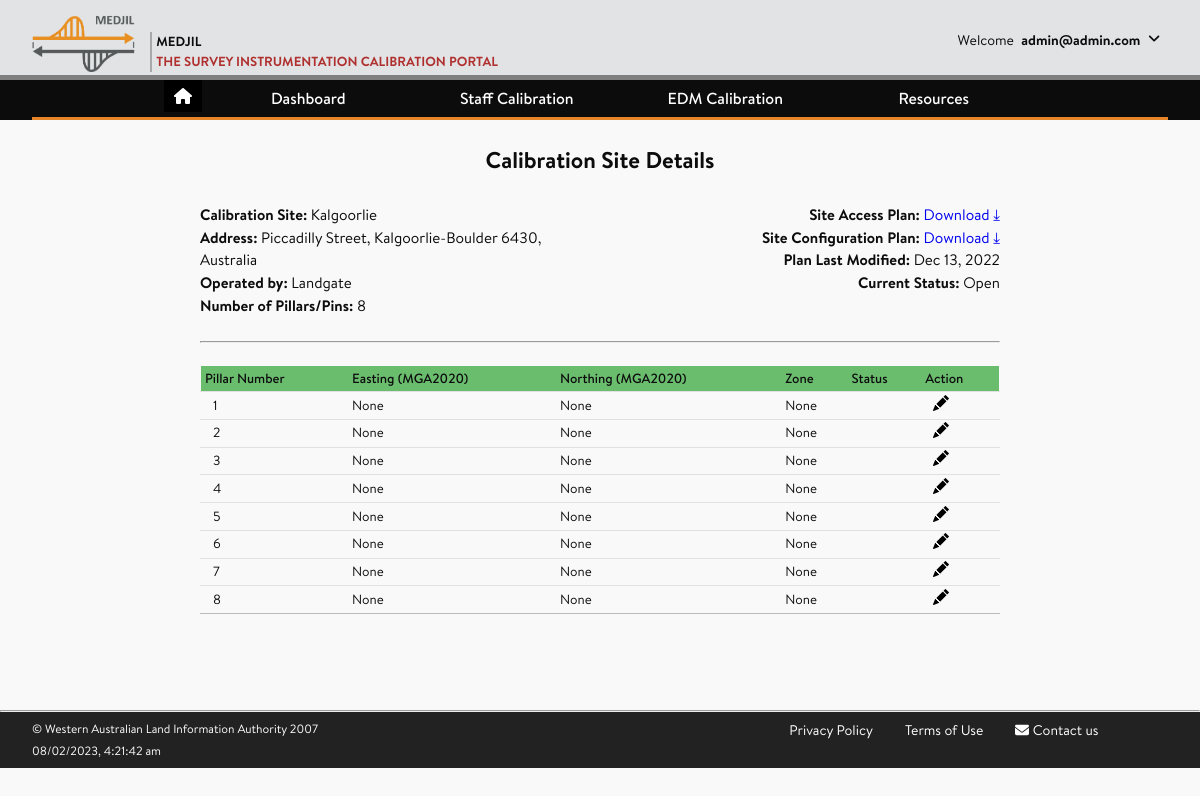
Page /calibrationsites/site/5/view/ (signed in) on the earlier database version.
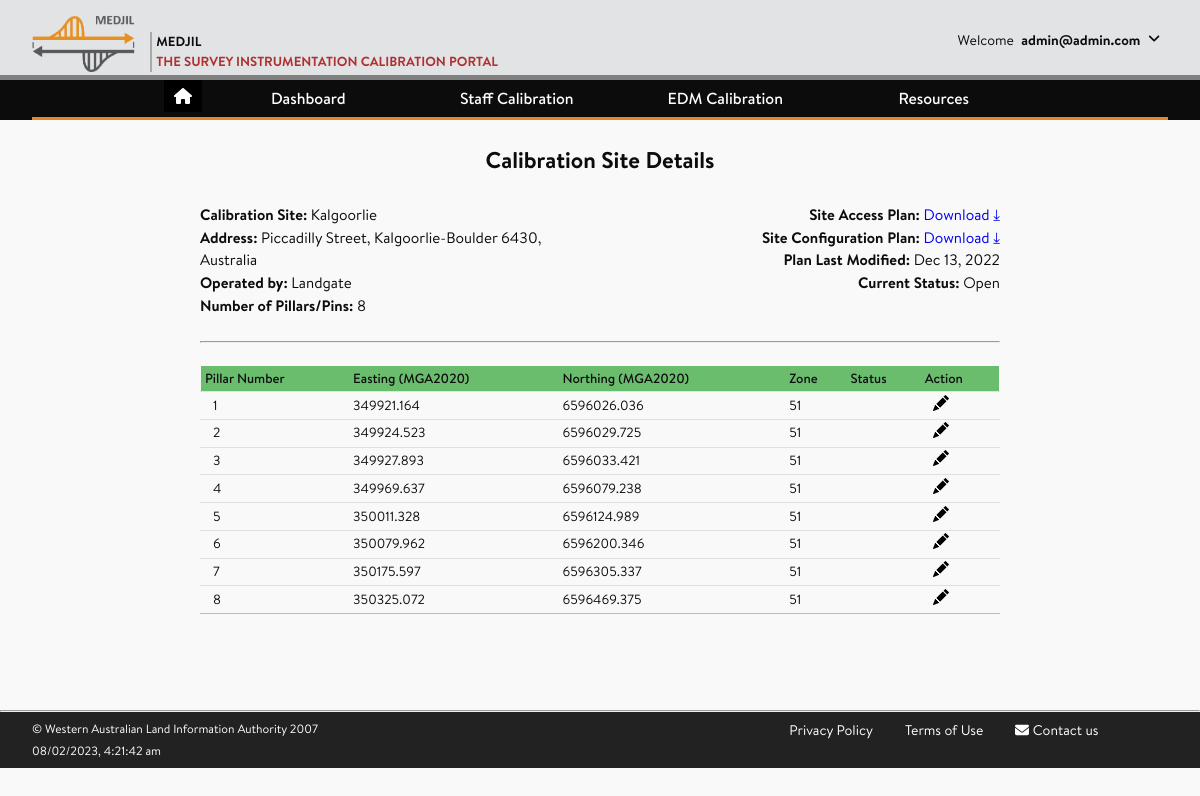
Same page on the later database version.
### accounts/models.py (models this page shows, shortened)
class CustomUser(AbstractUser):
    company = models.ForeignKey(
                                Company,
                                on_delete = models.SET_NULL,
                                blank = True,
                                null = True,
    )
    username = None
    email = LowerCaseEmailField(_('email address'),
                                max_length = 150,
                                unique=True,
                                error_messages = {
                                    'unique': _("The user with that email address already exists.")
                                })
    USERNAME_FIELD = 'email'
    REQUIRED_FIELDS = []
    objects = CustomUserManager()

class Company(models.Model):
    company_name = models.CharField(max_length=200, unique=True)
    company_abbrev = models.CharField(max_length=20)
    class Meta:
        ordering = ['company_name']
    def __str__(self):
        return self.company_name

### calibrationsites/models.py (models this page shows, shortened)
class CalibrationSite(models.Model):
    site_types = (
                (None, '--- Select Type ---'),
                ('baseline','EDM Calibration Baseline'),
                ('staff_lab', 'Staff Calibration Laboratory'),
                ('staff_range','Staff Calibration Range'),
                )
    site_type = models.CharField(max_length=20,
                                choices=site_types,
                                null=True,
                                blank=True,
                                verbose_name = 'Site Type')
    site_name = models.CharField(max_length=100,
                                    help_text = "Name for the Calibration Site",
                                    unique = True,
                                    verbose_name = 'Site Name')
    site_address = models.CharField(max_length=100,
                                        null = True,
                                        help_text = "Address for the Calibration Site, e.g., Kent Street, Curtin University",
                                        verbose_name = 'Site Address')
    country = models.ForeignKey(Country, on_delete=models.SET_NULL, null=True,
                                    help_text = "Add/select a Country",
                                    verbose_name = 'Country',
                                    )
    state = models.ForeignKey(State, on_delete=models.SET_NULL, null=True,
                                    help_text = "Add/select a State/Region",
                                    verbose_name = 'State/Region',
                                    )
    locality = models.ForeignKey(Locality, on_delete=models.SET_NULL, null=True,
                                    help_text = "Add/select the location of Site",
                                    verbose_name = 'Locality/Suburb',
                                    )
    no_of_pillars = models.IntegerField(null = True, blank=True,
                                        help_text = "Enter the number of pins or baseline pillars, if applicable",
                                        verbose_name = 'Number of Pillars/Pins')
    operator = models.ForeignKey(Company, on_delete=models.RESTRICT, null=True, blank=True,
                                    help_text = "Select the site operator",
                                    verbose_name = 'Authority',
                                    )
    description = models.TextField(blank=True, null=True)
    site_access = models.FileField(upload_to = get_upload_to_location,
                                        null=True,
                                        help_text = "Upload a pdf diagram showing an access to the location",
                                        verbose_name= 'Access Summary')
    site_config = models.FileField(upload_to = get_upload_to_location,
                                        null=True,
                                        help_text = "Upload a pdf diagram showing the location of pins or pillars",
                                        verbose_name= 'Site Configuration')
    uploaded_on = models.DateTimeField(auto_now_add=True, null=True)
    modified_on = models.DateTimeField(auto_now=True, null=True)

class Locality(models.Model):
    country = models.ForeignKey(Country, on_delete=models.SET_NULL, null=True, blank=True)
    state = models.ForeignKey(State, on_delete=models.SET_NULL, null=True, blank=True)
    name = models.CharField(max_length=40,
                            help_text = "Enter locality or suburb name, e.g., Boya",
                            verbose_name = 'Locality/Suburb')
    postcode =  models.IntegerField(null=True,
                                    help_text = "Enter Postal Code, e.g., 6056",
                                    verbose_name = 'Post Code')
    class Meta:
        unique_together = ('state','name')
    def __str__(self):
        return f'{self.name} {self.postcode}'

class Country(models.Model):
    name = models.CharField(max_length=40, unique=True,
                            help_text = "Enter the full name of Country, e.g, Australia",)
    def __str__(self):
        return self.name

class Pillar(models.Model):
    site_id = models.ForeignKey(CalibrationSite,
                 on_delete = models.CASCADE, null = False,
                 verbose_name = 'Site Name')
    name = models.CharField(max_length=25,
                            help_text="e.g., 1",
                            verbose_name= 'Pillar/Pin No')
    order = models.CharField(max_length=25,
                            blank = True,
                            verbose_name= 'formatted name')
    easting = models.DecimalField(null=True, blank=True,
                            max_digits=9,
                            decimal_places=3,
                            verbose_name = 'Easting [m]',
                            validators=[MinValueValidator(300000), MaxValueValidator(900000)],
                            help_text="MGA2020- e.g., 395006.085")
    northing = models.DecimalField(null=True, blank=True,
                            max_digits=10,
                            decimal_places=3,
                            verbose_name = 'Northing [m]',
                            validators=[MinValueValidator(3000000), MaxValueValidator(10000000)],
                            help_text="MGA2020- e.g., 6458541.334")
    zone = models.PositiveSmallIntegerField(null=True, blank=True,
                            validators=[MinValueValidator(1), MaxValueValidator(60)],
                            help_text = "Grid Zone")
    class Meta:
        ordering = ['site_id','order']
        unique_together = ('site_id','name',)

### calibrationsites/views.py (the view)
# urls.py: path('site/<int:id>/view/', views.site_detailed_view, name = 'site-detail'),
@login_required(login_url="/accounts/login")
def site_detailed_view(request, id):
    site = get_object_or_404(CalibrationSite, id = id)
    pillars = Pillar.objects.filter(site_id=site)
    return render(request,
                    'calibrationsites/site_detail.html',
                    context = {'site': site,
                                'pillars': pillars})

### calibrationsites/templates/calibrationsites/site_detail.html (shortened to what this page needs)
{% extends 'base_generic.html' %}
{% load static %}
{% block content %}
<article>
		<br>
    <h2 class="text-center">Calibration Site Details</h2>
    <div class="post-content">
        <div>
            <div class="flexbox-container_IB">
                <div class="flexbox-item_400_IB flexbox-item-left_IB">
                	  <br><strong>Calibration Site: </strong>{{ site.site_name }}
                    <br><strong>Address: </strong>{{ site.site_address }}, {{ site.locality }}, {{ site.country }}
                    <br><strong>Operated by: </strong> {{ site.operator }}
                    <br><strong>Number of Pillars/Pins: </strong> {{ site.no_of_pillars|floatformat:0 }}
                </div>
                <div class="flexbox-item_400_IB flexbox-item-right_IB">
                    <br><strong>Site Access Plan: </strong> <a href="{{ site.site_access.url }}" target="__blank">Download &#10515</a>
                    <br><strong>Site Configuration Plan: </strong> <a href="{{ site.site_config.url }}" target="__blank">Download &#10515</a>
                    <br><strong>Plan Last Modified: </strong>{{ site.modified_on|date:"M d, Y" }}
                    <br><strong>Current Status: </strong>Open
                </div>
            </div>
            <br>
            <div class="flexbox-container_IB">
                <div class="flexbox-item_800_IB  flexbox-item-left_IB">
                    <hr>
                </div>
            </div>
        </div>
        <br>
        <div>
            {% if site.no_of_pillars %}
                <table style="margin-left:auto;margin-right:auto;font-size:10.0pt;width:800px;">
                    {% if site.site_type == 'staff_range' %}
                        <tr>
                            <th>Pin Number</th>
                            <th>Status</th>
                            <th>Action</th>
                        </tr>
                        {% for pillar in pillars %}
                            <tr>
                                <td class="pxl-3">{{ pillar.name }}</td>
                                <td>{{ site.status }}</td>
                                <td>
                                    <a class="svg-icon edit" href="/calibrationsites/each_pillar_update/{{site.id}}/{{pillar.name}}" target="_blank" onclick="return showAddPopup(this);" id="update_pillar">
                                        <svg xmlns="http://www.w3.org/2000/svg" width="16" height="16" fill="#000" class="bi bi-pencil-fill" id = "edit-view" viewBox="0 0 16 16">
                                            <path d="M12.854.146a.5.5 0 0 0-.707 0L10.5 1.793 14.207 5.5l1.647-1.646a.5.5 0 0 0 0-.708l-3-3zm.646 6.061L9.793 2.5 3.293 9H3.5a.5.5 0 0 1 .5.5v.5h.5a.5.5 0 0 1 .5.5v.5h.5a.5.5 0 0 1 .5.5v.5h.5a.5.5 0 0 1 .5.5v.207l6.5-6.5zm-7.468 7.468A.5.5 0 0 1 6 13.5V13h-.5a.5.5 0 0 1-.5-.5V12h-.5a.5.5 0 0 1-.5-.5V11h-.5a.5.5 0 0 1-.5-.5V10h-.5a.499.499 0 0 1-.175-.032l-.179.178a.5.5 0 0 0-.11.168l-2 5a.5.5 0 0 0 .65.65l5-2a.5.5 0 0 0 .168-.11l.178-.178z"/>
                                        </svg>
                                    </a>
                            </tr>
                        {% endfor %}
                    {% elif site.site_type == 'baseline' %}
                        <tr>
                            <th>Pillar Number</th>
                            <th>Easting (MGA2020)</th>
                            <th>Northing (MGA2020)</th>
                            <th>Zone</th>
                            <th>Status</th>
                            <th>Action</th>
                        </tr>
                        {% for pillar in pillars %}
                            <tr>
                                <td class="pxl-3">{{ pillar.name }}</td>
                                <td>{{ pillar.easting }}</td>
                                <td>{{ pillar.northing }}</td>
                                <td>{{ pillar.zone }}</td>
                                <td>{{ site.status }}</td>
                                <td>
                                    <a class="svg-icon edit" href="/calibrationsites/each_pillar_update/{{site.id}}/{{pillar.name}}" target="_blank" onclick="return showAddPopup(this);" id="update_pillar">
                                    </a>
                                </td>
                            </tr>
                        {% endfor %}
                    {% endif %}
                </table>
            {% else %}
                <p>There are no pillars recorded for this Site. Click <a href="{% url 'calibrationsites:pillar-create' site.id %}">here</a> to register the pillars</p>
            {% endif %}
        </div>
    </div>
</article>
{% endblock %}

### templates/base_generic.html (shortened to what this page needs)
{% load static %}
<!DOCTYPE html>
<html lang="en">
<head>
    <link rel="stylesheet" href="https://cdnjs.cloudflare.com/ajax/libs/font-awesome/6.2.0/css/all.min.css" />
    <link rel="stylesheet" href="{% static 'main.css' %}">
    <link rel="stylesheet" href="{% static 'fonts/stylesheet.css' %}">
    <link rel="stylesheet" href="{% static 'style_ib.css' %}">
</head>
<body>
    <div class="page-wrap">
    <header class="page-header">
        <div class="wrapper">
            <div class="header-wrapper">
                <a class="header-logo" href="{% url 'home' %}">
                    <img src="{% static 'logo.png' %}" alt="Medjil">
                    <p>
                        <span>Medjil</span>
                        <span>The Survey Instrumentation Calibration Portal</span>
                    </p>
                </a>
                <div class="header-userinfo">
                        <div>
                            <span>Welcome</span>
                                {% if user.is_authenticated %}
                                    {% if not user.first_name %}
                                        <span><strong> {{ user.email }}</strong></span>
                                    {% else %}
                                        <span><strong>{{ user.first_name }}</strong></span>
                                    {% endif %}
                                {% endif %}
                                <span>
                                    <a href="#" id="header-toggle"><i class="fas fa-angle-down rotate" aria-hidden="true"></i></a>
                                </span>
                        </div>
                </div>
            </div>
        </div>
    </header>
    <nav class="page-nav">
        <div class="wrapper">
            <ul class="nav-links">
            		<li>
            				<ul>
            						<button class="btn_home"><a href="{% url 'home' %}"><i class="fa fa-home"></i></a></button>
            				</ul>
            		</li>
                <li class="nav-item has-subnav"><a tabindex="0">Dashboard</a>
                </li>
                <li class="nav-item has-subnav"><a tabindex="0">Staff Calibration</a>
                </li>
                <li class="nav-item has-subnav"><a tabindex="0">EDM Calibration </a>
                </li>
                <li class="nav-item has-subnav"><a tabindex="0">Resources</a>
                </li>
            </ul>
        </div>
    </nav>
    <main class="page-content">
        <div class="wrapper">
            {% block content %}
            {% endblock content %}
        </div>
    </main>
    <hr>
    <footer class="page-footer">
        <div class="wrapper">
            <div class="footer-row3">
                <div class="policy-col-1">
                    <a href="{% url 'terms' %}">Privacy Policy</a>
                    <a href="{% url 'terms' %}">Terms of Use</a>
                    <a href="mailto:geodesy@landgate.wa.gov.au"><i class="fas fa-envelope"></i> <span>Contact us</span></a>
                </div>
                <div class="policy-col-2">
                      <p>&#169; Western Australian Land Information Authority 2007</p>
                      <span id="current_time"></span>
                </div>
            </div>
        </div>
    </footer>
</body>
</html>

### assets/style_ib.css (style rules this page uses)
.flexbox-container_IB { display: flex; justify-content: center; }
.flexbox-item_400_IB { width: 400px; align-items: center; }
.flexbox-item_800_IB { width: 800px; align-items: center; }
.flexbox-item-left_IB { text-align: left; }
.flexbox-item-right_IB { text-align: right; }
.btn_home { background-color: Black; border: none; color: White; cursor: pointer; }

Differences in the rows shown:
changed Pillar (number 1 of 8 on the later page): easting "None" → "349921.164"; northing "None" → "6596026.036"; zone "None" → "51"
changed Pillar (number 2 of 8 on the later page): easting "None" → "349924.523"; northing "None" → "6596029.725"; zone "None" → "51"
changed Pillar (number 3 of 8 on the later page): easting "None" → "349927.893"; northing "None" → "6596033.421"; zone "None" → "51"
changed Pillar (number 4 of 8 on the later page): easting "None" → "349969.637"; northing "None" → "6596079.238"; zone "None" → "51"
changed Pillar (number 5 of 8 on the later page): easting "None" → "350011.328"; northing "None" → "6596124.989"; zone "None" → "51"
changed Pillar (number 6 of 8 on the later page): easting "None" → "350079.962"; northing "None" → "6596200.346"; zone "None" → "51"
changed Pillar (number 7 of 8 on the later page): easting "None" → "350175.597"; northing "None" → "6596305.337"; zone "None" → "51"
changed Pillar (number 8 of 8 on the later page): easting "None" → "350325.072"; northing "None" → "6596469.375"; zone "None" → "51"
